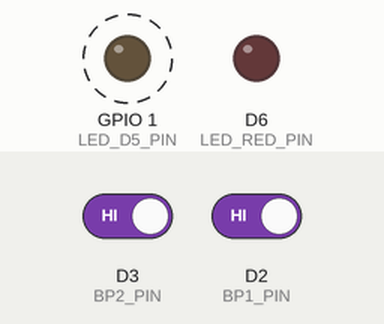
Bench run of a sketch on a simulated ESP8266 (NodeMCU). Shown: output pins drawn as LEDs (lit = HIGH). Dashed ring = blinking. The test bench sets the inputs (shaded band); at power-on: D2 (BP1_PIN) HIGH, D3 (BP2_PIN) HIGH.

Above: at 1.2 s.
1.3 s: D2 (BP1_PIN) driven LOW
At 2.8 s:
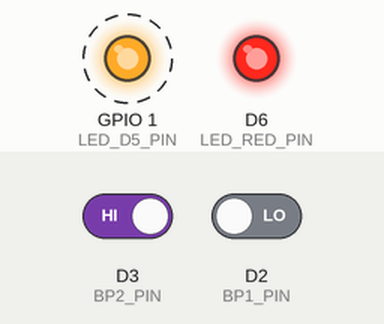
4.3 s: D3 (BP2_PIN) driven LOW
At 5.5 s:
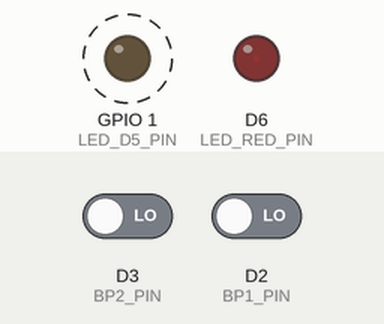
7.3 s: D3 (BP2_PIN) driven HIGH
At 8.8 s:
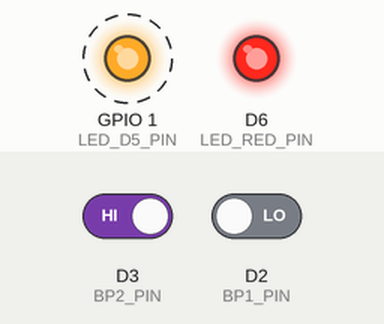
Timing chart, 0 to 16.3 s (numbered marks = the images above; inputs shaded):
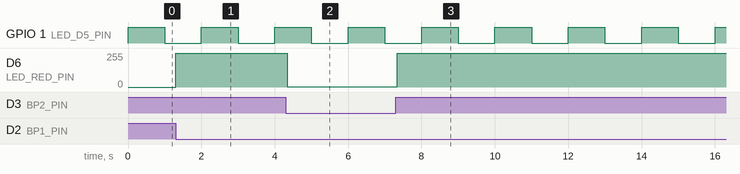

Measured:
- after the input at 1.3 s, D6 (LED_RED_PIN): 0/255 → 255/255 at once
- after the input at 4.3 s, D6 (LED_RED_PIN): 255/255 → 2/255 at once
- after the input at 7.3 s, D6 (LED_RED_PIN): 2/255 → 255/255 at once
- by itself, GPIO 1 (LED_D5_PIN): alternates HIGH for 1.0 s and LOW for 1.0 s

The sketch:

Prog6.ino
```cpp
// TP1 - PROG6

#define LED_D5_PIN D10
#define T_LED_D5 2000
#define LED_RED_PIN D6
#define BP1_PIN D2
#define BP2_PIN D3

unsigned long time;
int bp1, bp2;

void setup() {
  pinMode(LED_D5_PIN, OUTPUT);
  pinMode(LED_RED_PIN, OUTPUT);
  pinMode(BP1_PIN, INPUT);
  pinMode(BP2_PIN, INPUT);
}

void loop() {
  time = millis();

  bp1 = digitalRead(BP1_PIN);
  bp2 = digitalRead(BP2_PIN);
  if(bp1 == 0) digitalWrite(LED_RED_PIN, HIGH);
  if(bp2 == 0) digitalWrite(LED_RED_PIN, LOW);

  // Led de vie
  blinkLed();
}

void blinkLed() {
  static unsigned int compute;
  compute = time % T_LED_D5; // Reste de la division entière
  if(compute < T_LED_D5/2) digitalWrite(LED_D5_PIN, HIGH);
  else digitalWrite(LED_D5_PIN, LOW);
}
```
